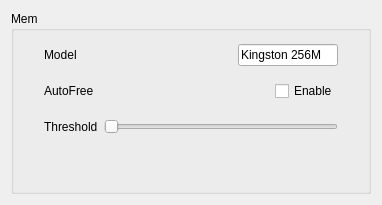
     <widget class="QWidget" name="page_Mem">
      <layout class="QVBoxLayout" name="verticalLayout_6">
       <item>
        <widget class="QGroupBox" name="System_Mem">
         <property name="font">
          <font>
           <weight>50</weight>
           <bold>false</bold>
          </font>
         </property>
         <property name="title">
          <string>Mem</string>
         </property>
         <property name="flat">
          <bool>true</bool>
         </property>
         <property name="checkable">
          <bool>false</bool>
         </property>
         <layout class="QVBoxLayout" name="verticalLayout_5">
          <property name="leftMargin">
           <number>30</number>
          </property>
          <property name="rightMargin">
           <number>30</number>
          </property>
          <item>
           <layout class="QHBoxLayout" name="horizontalLayout_5">
            <item>
             <widget class="QLabel" name="label_5">
              <property name="minimumSize">
               <size>
                <width>0</width>
                <height>30</height>
               </size>
              </property>
              <property name="font">
               <font>
                <weight>50</weight>
                <bold>false</bold>
               </font>
              </property>
              <property name="text">
               <string>Model       </string>
              </property>
             </widget>
            </item>
            <item>
             <spacer name="horizontalSpacer_5">
              <property name="orientation">
               <enum>Qt::Horizontal</enum>
              </property>
              <property name="sizeHint" stdset="0">
               <size>
                <width>40</width>
                <height>20</height>
               </size>
              </property>
             </spacer>
            </item>
            <item>
             <widget class="QLineEdit" name="System_Mem_Model_String_Text">
              <property name="minimumSize">
               <size>
                <width>0</width>
                <height>0</height>
               </size>
              </property>
              <property name="maximumSize">
               <size>
                <width>100</width>
                <height>16777215</height>
               </size>
              </property>
              <property name="font">
               <font>
                <weight>50</weight>
                <bold>false</bold>
               </font>
              </property>
              <property name="autoFillBackground">
               <bool>false</bool>
              </property>
              <property name="inputMethodHints">
               <set>Qt::ImhNone</set>
              </property>
              <property name="text">
               <string>Kingston 256M</string>
              </property>
              <property name="readOnly">
               <bool>true</bool>
              </property>
             </widget>
            </item>
           </layout>
          </item>
          <item>
           <layout class="QHBoxLayout" name="horizontalLayout_61">
            <item>
             <widget class="QLabel" name="label_41">
              <property name="minimumSize">
               <size>
                <width>0</width>
                <height>30</height>
               </size>
              </property>
              <property name="text">
               <string>AutoFree</string>
              </property>
             </widget>
            </item>
            <item>
             <spacer name="horizontalSpacer_71">
              <property name="orientation">
               <enum>Qt::Horizontal</enum>
              </property>
              <property name="sizeHint" stdset="0">
               <size>
                <width>175</width>
                <height>20</height>
               </size>
              </property>
             </spacer>
            </item>
            <item>
             <widget class="QCheckBox" name="System_Mem_AutoRelease_Bool_IsChecked">
              <property name="text">
               <string>Enable</string>
              </property>
             </widget>
            </item>
           </layout>
          </item>
          <item>
           <layout class="QHBoxLayout" name="horizontalLayout_65">
            <item>
             <widget class="QLabel" name="label_76">
              <property name="minimumSize">
               <size>
                <width>0</width>
                <height>30</height>
               </size>
              </property>
              <property name="text">
               <string>Threshold</string>
              </property>
             </widget>
            </item>
            <item>
             <widget class="QSlider" name="System_Mem_Threshold_Num_Value">
              <property name="orientation">
               <enum>Qt::Horizontal</enum>
              </property>
             </widget>
            </item>
           </layout>
          </item>
          <item>
           <spacer name="verticalSpacer_6">
            <property name="orientation">
             <enum>Qt::Vertical</enum>
            </property>
            <property name="sizeHint" stdset="0">
             <size>
              <width>20</width>
              <height>40</height>
             </size>
            </property>
           </spacer>
          </item>
         </layout>
        </widget>
       </item>
      </layout>
     </widget>
